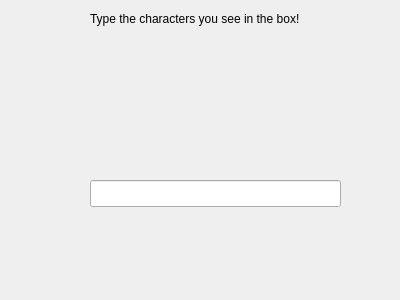
<?xml version="1.0" encoding="UTF-8"?>
<ui version="4.0">
 <class>Captcha</class>
 <widget class="QWidget" name="Captcha">
  <property name="geometry">
   <rect>
    <x>0</x>
    <y>0</y>
    <width>400</width>
    <height>300</height>
   </rect>
  </property>
  <property name="windowTitle">
   <string>Captcha Task</string>
  </property>
  <widget class="QLabel" name="label">
   <property name="geometry">
    <rect>
     <x>90</x>
     <y>10</y>
     <width>301</width>
     <height>17</height>
    </rect>
   </property>
   <property name="text">
    <string>Type the characters you see in the box!</string>
   </property>
  </widget>
  <widget class="QLabel" name="image">
   <property name="geometry">
    <rect>
     <x>160</x>
     <y>60</y>
     <width>121</width>
     <height>41</height>
    </rect>
   </property>
   <property name="text">
    <string/>
   </property>
  </widget>
  <widget class="QLineEdit" name="text_input">
   <property name="geometry">
    <rect>
     <x>90</x>
     <y>180</y>
     <width>251</width>
     <height>27</height>
    </rect>
   </property>
  </widget>
 </widget>
 <resources/>
 <connections/>
</ui>
